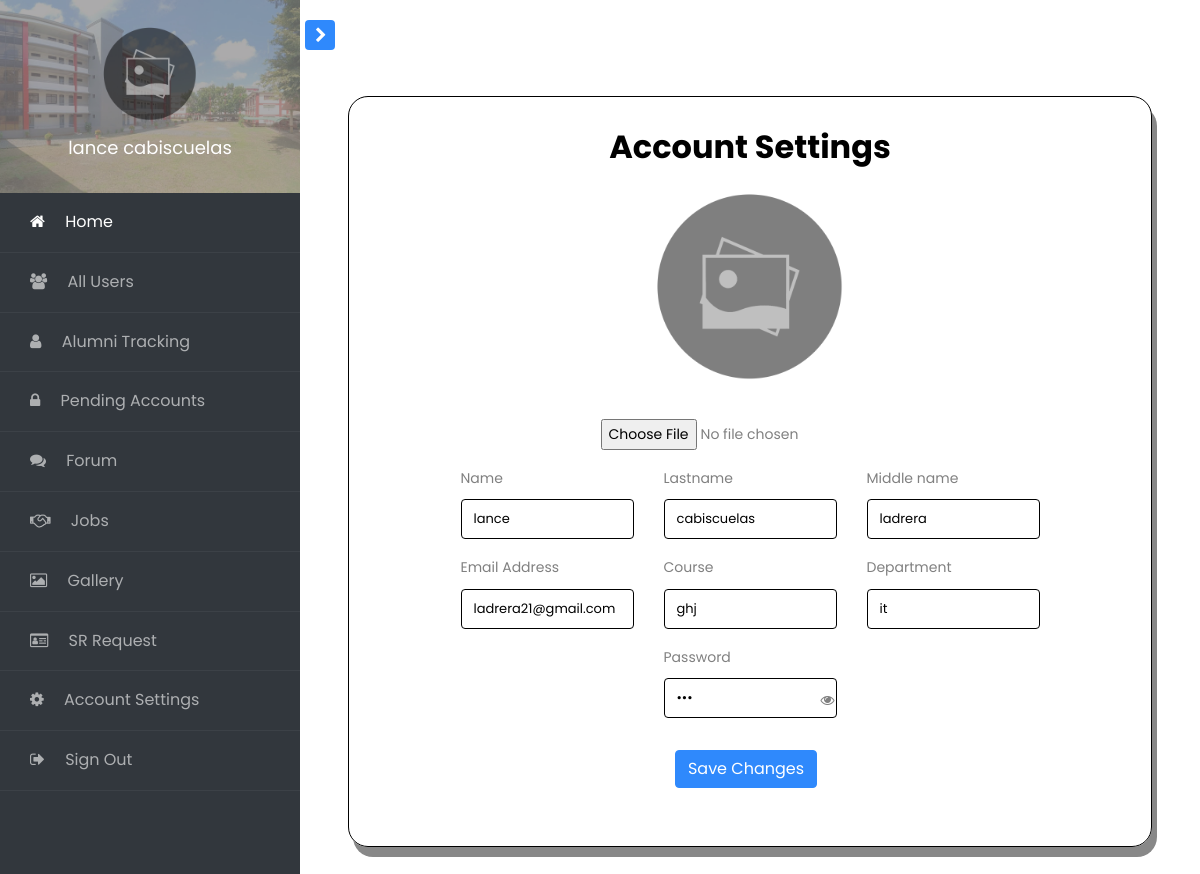
/access/admin/index.php?page=settings (signed in), run on the app's committed database.
### tables this page shows
CREATE TABLE `user_information` (
  `id` int(11) NOT NULL,
  `name` varchar(40) NOT NULL,
  `lastname` varchar(50) NOT NULL,
  `middle_name` varchar(50) NOT NULL,
  `email_address` varchar(100) NOT NULL,
  `department` varchar(50) NOT NULL,
  `mobile_number` varchar(40) NOT NULL,
  `course` varchar(100) NOT NULL,
  `sr_code` varchar(50) NOT NULL,
  `account_password` varchar(100) NOT NULL,
  `account_status` varchar(40) NOT NULL,
  `employment_status` varchar(40) NOT NULL,
  `profile_pic` varchar(100) NOT NULL,
  `date_register` varchar(40) NOT NULL
);

### methods/mysqliConnection.php (called while the page is built, shortened)
<?php
class Database{
	public function __construct(){
		$this->conn = mysqli_connect("localhost", "root", "", "bsu_alumni");
	}
}
?>

### methods/PDOConnection.php (called while the page is built, shortened)
<?php
class Connect{
    public $host = "localhost";
    public $user = "root";
    public $password = "";
    public $dbname = "bsu_alumni";
	public function __construct(){
        $dsn = "mysql:host=$this->host;dbname=$this->dbname;";
        $this->connection = new PDO($dsn, $this->user, $this->password);
	}
}
?>

### methods/globalmethods.php (called while the page is built, shortened)
<?php
include 'PDOConnection.php';
class DataOperation extends Connect{
	function getFullname($id) {
		$sql = "SELECT * FROM user_information where id = $id";
		$query = $this->connection->query($sql);
		$row = $query->fetch();
		return $row->name. " " .$row->lastname;
	}
}
?>

### access/admin/pages/settings.php (the view, shortened to what this page needs)
<?php
$myId = $_SESSION['id'];
$query = 'SELECT * FROM user_information WHERE id = '.$myId.'';
$stmt = $database->conn->query($query);
$row = $stmt->fetch_array();
?>
<div class="container" style="border: 1px solid black; border-radius: 20px; margin-top: 3rem;">
     <h2 class="text-center mt-3 mb-3" >Account Settings</h2>
    <div class="row justify-content-center">
        <div class="form-group">
                    <p class="text-center">
                <img src="<?php echo($row['profile_pic'] == '') ?  './profile_pic/default.png' : './profile_pic/'.$row['profile_pic']; ?>" class="img" style="width: 200px; height: 200px;" id="image_add" name="image" >
                    </p>
        </div>
    </div>
    <div class="row justify-content-center">
    <div class="form-group">
        <input type="file" name="file_add" id="file_add"  />
        </div>
  </div>
    <div class="row justify-content-center">
        <div class="col col-md-3">
            <div class="form-group">
                <label for="name">Name</label>
                <input type="text" id="name" class="form-control" value="<?php echo $row['name']; ?>">
            </div>
        </div>
        <div class="col col-md-3">
            <div class="form-group">
                    <label for="lastname">Lastname</label>
                    <input type="text" id="lastname" class="form-control" value="<?php echo $row['lastname']; ?>" >
            </div>
        </div>
        <div class="col col-md-3">
            <div class="form-group">
                    <label for="middle_name">Middle name</label>
                    <input type="text" id="middle_name" class="form-control" value="<?php echo $row['middle_name']; ?>" >
            </div>
        </div>
    </div>
    <div class="row justify-content-center">
        <div class="col col-md-3">
            <div class="form-group">
                    <label for="email">Email Address</label>
                    <input type="text" id="email" class="form-control" value="<?php echo $row['email_address']; ?>" >
            </div>
        </div>
        <div class="col col-md-3">
        <div class="form-group">
                <label for="course">Course</label>
                <input type="text" id="course" class="form-control" value="<?php echo $row['course']; ?>" >
            </div>
        </div>
        <div class="col col-md-3">
        <div class="form-group">
        <label for="department">Department</label>
                <input type="text" id="department" class="form-control" value="<?php echo $row['department']; ?>" >
        </div>
        </div>
    </div>
    <div class="row justify-content-center">
        <div class="col col-md-3">
        </div>
        <div class="col col-md-3">
                <div class="form-group">
                        <label for="password">Password</label>
                        <input  type="password" id="password" class="form-control" name="password" value="<?php echo $row['account_password']; ?>">
                        <span toggle="#password" class="fa fa-fw fa-eye field-icon toggle-password"></span>
                </div>
        </div>
        <div class="col col-md-3">
        </div>
    </div>
    <div class="row mb-5 mt-3 justify-content-center">
        <button class="btn btn-primary mr-2" onclick="updateAccount(<?php echo $_SESSION['id']; ?>)">Save Changes</button>
    </div>
</div>

### access/admin/index.php (shortened to what this page needs)
<?php
include "./../../methods/globalmethods.php";
include "./../../methods/mysqliConnection.php";
$meth = new DataOperation;
$database = new Database;
$query = 'SELECT profile_pic FROM user_information WHERE id = '.$_SESSION['id'] .'';
$stmt = $database->conn->query($query);
$profile_pic = $stmt->fetch_assoc();
?>
<!doctype html>
<html lang="en">
  <head>
		<link rel="stylesheet" href="https://stackpath.bootstrapcdn.com/font-awesome/4.7.0/css/font-awesome.min.css">
		<link rel="stylesheet" href="css/style.css">
    <link rel="stylesheet" href="./../../plugins/datatables/datatables.min.css">
    <link rel="stylesheet" href="css/admin.css">
  </head>
  <body>
		<div class="wrapper d-flex align-items-stretch">
			<nav id="sidebar">
				<div class="custom-menu">
					<button type="button" id="sidebarCollapse" class="btn btn-primary">
	        </button>
        </div>
	  		<div class="img bg-wrap text-center py-4" style="background-image: url(images/bg4-1.jpg);">
	  			<div class="user-logo">
	  				<div class="img" style="background-image: url(<?php echo($profile_pic['profile_pic'] == '') ?  './profile_pic/default.png' : './profile_pic/'.$profile_pic['profile_pic']; ?>);"></div>
	  				<h3><?php echo $meth->getFullname($_SESSION["id"]); ?></h3>
	  			</div>
	  		</div>
        <ul class="list-unstyled components mb-5">
          <li class="active">
            <a href="./"><span class="fa fa-home mr-3"></span> Home</a>
          </li>
          <li>
            <a href="index.php?page=allusers"><span class="fa fa-users mr-3"></span> All Users</a>
          </li>
          <li>
            <a href="index.php?page=alumni-tracking"><span class="fa fa-user mr-3"></span> Alumni Tracking</a>
          </li>
          <li>
            <a href="index.php?page=pendingusers"><span class="fa fa-lock mr-3"></span> Pending Accounts</a>
          </li>
          <li>
            <a href="index.php?page=forum"><span class="fa fa-comments mr-3"></span> Forum</a>
          </li>
          <li>
            <a href="index.php?page=jobs"><span class="fa fa-handshake-o mr-3"></span> Jobs</a>
          </li>
          <li>
            <a href="index.php?page=gallery"><span class="fa fa-picture-o mr-3"></span> Gallery</a>
          </li>
          <li>
            <a href="index.php?page=srrequest"><span class="fa fa-id-card-o mr-3"></span> SR Request</a>
          </li>
          <li>
            <a href="index.php?page=settings"><span class="fa fa-cog mr-3"></span> Account Settings</a>
          </li>
          <li>
            <a href="./../../methods/logout.php"><span class="fa fa-sign-out mr-3"></span> Sign Out</a>
          </li>
        </ul>
    	</nav>
      <div id="content" class="p-4 p-md-5 pt-5">
        <?php
        if (isset($_GET['page'])) {
            $page = $_GET['page'];
            $display = "pages/".$page.'.php';
            include($display);
        }else{
            $page = 'home';
            $display = "pages/".$page.'.php';
            include($display);
        }
      ?>
      </div>
		</div>
  </body>
</html>

### access/admin/pages/settings.php (style rules this page uses)
.form-control { border: 1px solid black; }
h2 { font-weight: bold; }
.container { border: 1px solid; padding: 10px; box-shadow: 5px 10px #888888; }
.field-icon { float: right; margin-left: -30px; margin-top: -25px; position: relative; z-index: 2; }

### data on the page
user_information: $meth->getFullname($_SESSION["id"]) "lance cabiscuelas", name "lance", lastname "cabiscuelas", middle_name "ladrera", email_address "ladrera21@gmail.com", course "ghj", department "it"
